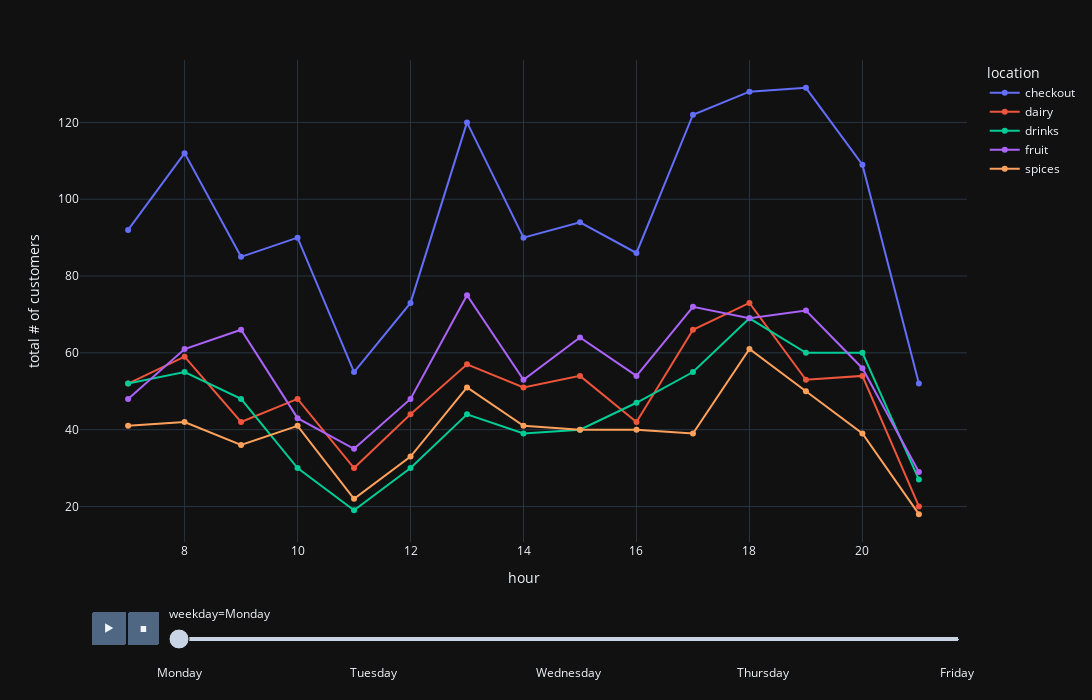

The code cell stored with this chart in its notebook:
### Markdown cell above
plot

### Code cell
fig=px.line(
    plotdf,
    x='hour',
    y='customer_no',
    color='location',
    animation_frame='day_name',
    markers=True,
    labels={
        "customer_no": "total # of customers",
        "day_name": "weekday"
    },
    template='plotly_dark'
    )

fig.update_layout(autosize=False, width=1400, height=700)

fig.show()

if not os.path.exists("../plots"):
    os.mkdir("../plots")

if not os.path.exists("../plots/customers.html"):
    fig.write_html("../plots/customers.html")

### Figure 1 — Plotly figure (JSON) as saved in the notebook; plotly's stock layout.template omitted (floating-point values rounded to 4 significant figures)
{"data": [{"hovertemplate": "location=checkout<br>weekday=Monday<br>hour=%{x}<br>total # of customers=%{y}<extra></extra>", "legendgroup": "checkout", "line": {"color": "#636efa", "dash": "solid"}, "marker": {"symbol": "circle"}, "mode": "lines+markers", "name": "checkout", "orientation": "v", "showlegend": true, "type": "scatter", "x": [7, 8, 9, 10, 11, 12, 13, 14, 15, 16, 17, 18, 19, 20, 21], "xaxis": "x", "y": [92, 112, 85, 90, 55, 73, 120, 90, 94, 86, 122, 128, 129, 109, 52], "yaxis": "y"}, {"hovertemplate": "location=dairy<br>weekday=Monday<br>hour=%{x}<br>total # of customers=%{y}<extra></extra>", "legendgroup": "dairy", "line": {"color": "#EF553B", "dash": "solid"}, "marker": {"symbol": "circle"}, "mode": "lines+markers", "name": "dairy", "orientation": "v", "showlegend": true, "type": "scatter", "x": [7, 8, 9, 10, 11, 12, 13, 14, 15, 16, 17, 18, 19, 20, 21], "xaxis": "x", "y": [52, 59, 42, 48, 30, 44, 57, 51, 54, 42, 66, 73, 53, 54, 20], "yaxis": "y"}, {"hovertemplate": "location=drinks<br>weekday=Monday<br>hour=%{x}<br>total # of customers=%{y}<extra></extra>", "legendgroup": "drinks", "line": {"color": "#00cc96", "dash": "solid"}, "marker": {"symbol": "circle"}, "mode": "lines+markers", "name": "drinks", "orientation": "v", "showlegend": true, "type": "scatter", "x": [7, 8, 9, 10, 11, 12, 13, 14, 15, 16, 17, 18, 19, 20, 21], "xaxis": "x", "y": [52, 55, 48, 30, 19, 30, 44, 39, 40, 47, 55, 69, 60, 60, 27], "yaxis": "y"}, {"hovertemplate": "location=fruit<br>weekday=Monday<br>hour=%{x}<br>total # of customers=%{y}<extra></extra>", "legendgroup": "fruit", "line": {"color": "#ab63fa", "dash": "solid"}, "marker": {"symbol": "circle"}, "mode": "lines+markers", "name": "fruit", "orientation": "v", "showlegend": true, "type": "scatter", "x": [7, 8, 9, 10, 11, 12, 13, 14, 15, 16, 17, 18, 19, 20, 21], "xaxis": "x", "y": [48, 61, 66, 43, 35, 48, 75, 53, 64, 54, 72, 69, 71, 56, 29], "yaxis": "y"}, {"hovertemplate": "location=spices<br>weekday=Monday<br>hour=%{x}<br>total # of customers=%{y}<extra></extra>", "legendgroup": "spices", "line": {"color": "#FFA15A", "dash": "solid"}, "marker": {"symbol": "circle"}, "mode": "lines+markers", "name": "spices", "orientation": "v", "showlegend": true, "type": "scatter", "x": [7, 8, 9, 10, 11, 12, 13, 14, 15, 16, 17, 18, 19, 20, 21], "xaxis": "x", "y": [41, 42, 36, 41, 22, 33, 51, 41, 40, 40, 39, 61, 50, 39, 18], "yaxis": "y"}], "layout": {"autosize": false, "height": 700, "legend": {"title": {"text": "location"}, "tracegroupgap": 0}, "margin": {"t": 60}, "sliders": [{"active": 0, "currentvalue": {"prefix": "weekday="}, "len": 0.9, "pad": {"b": 10, "t": 60}, "steps": [{"args": [["Monday"], {"frame": {"duration": 0, "redraw": false}, "fromcurrent": true, "mode": "immediate", "transition": {"duration": 0, "easing": "linear"}}], "label": "Monday", "method": "animate"}, {"args": [["Tuesday"], {"frame": {"duration": 0, "redraw": false}, "fromcurrent": true, "mode": "immediate", "transition": {"duration": 0, "easing": "linear"}}], "label": "Tuesday", "method": "animate"}, {"args": [["Wednesday"], {"frame": {"duration": 0, "redraw": false}, "fromcurrent": true, "mode": "immediate", "transition": {"duration": 0, "easing": "linear"}}], "label": "Wednesday", "method": "animate"}, {"args": [["Thursday"], {"frame": {"duration": 0, "redraw": false}, "fromcurrent": true, "mode": "immediate", "transition": {"duration": 0, "easing": "linear"}}], "label": "Thursday", "method": "animate"}, {"args": [["Friday"], {"frame": {"duration": 0, "redraw": false}, "fromcurrent": true, "mode": "immediate", "transition": {"duration": 0, "easing": "linear"}}], "label": "Friday", "method": "animate"}], "x": 0.1, "xanchor": "left", "y": 0, "yanchor": "top"}], "updatemenus": [{"buttons": [{"args": [null, {"frame": {"duration": 500, "redraw": false}, "fromcurrent": true, "mode": "immediate", "transition": {"duration": 500, "easing": "linear"}}], "label": "&#9654;", "method": "animate"}, {"args": [[null], {"frame": {"duration": 0, "redraw": false}, "fromcurrent": true, "mode": "immediate", "transition": {"duration": 0, "easing": "linear"}}], "label": "&#9724;", "method": "animate"}], "direction": "left", "pad": {"r": 10, "t": 70}, "showactive": false, "type": "buttons", "x": 0.1, "xanchor": "right", "y": 0, "yanchor": "top"}], "width": 1400, "xaxis": {"anchor": "y", "domain": [0, 1], "title": {"text": "hour"}}, "yaxis": {"anchor": "x", "domain": [0, 1], "title": {"text": "total # of customers"}}}}
